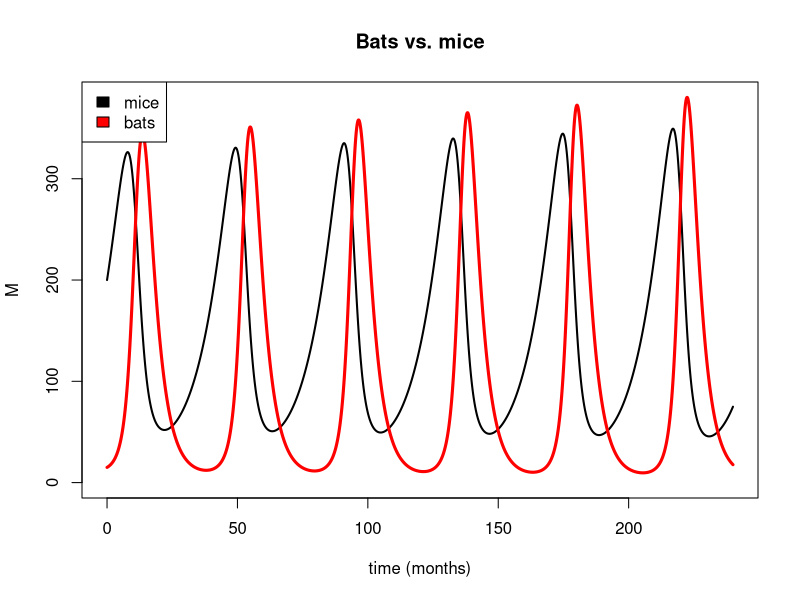

Write R code to recreate this figure.

# Shiflet 4.2 -- Lotka-Volterra predator/prey model

# Set up time. (delta.t and time vector).
delta.t <- 1/30 # months
time <- seq(0,240,delta.t)

# itot() and ttoi() functions (if desired).
itot <- function(i) (i-1)*delta.t + 0
ttoi <- function(t) (t-0)/delta.t + 1

# Simulation parameters (inputs).
bat.birth.rate <- 1.2    # (bats/month)/bat
bat.death.rate <- 1.5    # (bats/month)/bat
mouse.birth.rate <- 1.2  # (mice/month)/mouse
mouse.death.rate <- 1.1  # (mice/month)/mouse
nutrition.factor <- 2    # bats/kill
kill.ratio <- 0.05       # kills/encounter
encounter.freq <- .02    # (encounters/month)/bat*mouse
mice.per.kill <- 1       # mice/kill

# Stocks. (Create a vector and an initial condition for each.)
M <- vector(length=length(time))
M[1] <- 200
B <- vector(length=length(time))
B[1] <- 15

# Simulation loop. 
# For each slice of simulated time,
for (i in 2:length(time)) {

    # Compute the values of all the flows, based on previous stock values.
    mouse.births <- mouse.birth.rate * M[i-1]
    bat.births <- bat.birth.rate * B[i-1]

    encounter.rate <- encounter.freq * M[i-1] * B[i-1]   # enc/month
    kill.rate <- kill.ratio * encounter.rate             # kill/month

    bat.deaths <- bat.death.rate * B[i-1] - nutrition.factor * kill.rate
    mouse.deaths <- mouse.death.rate * M[i-1] + kill.rate * mice.per.kill

    # Compute the values of all the derivatives of the stocks ("primes").
    M.prime <- mouse.births - mouse.deaths
    B.prime <- bat.births - bat.deaths

    # Compute all the new stock values (including any derived stocks).
    M[i] <- M[i-1] + M.prime * delta.t
    B[i] <- B[i-1] + B.prime * delta.t
}

# Plot and analyze.
all.vals <- c(M,B,0)
plot(time,M,type="l",col="black",lwd=2,
    ylim=range(all.vals), xlab="time (months)", main="Bats vs. mice")
lines(time,B,col="red",lwd=3)
legend("topleft",fill=c("black","red"),legend=c("mice","bats"))

cat("The bats got as low as",min(B),"\n")
cat("The mice got as low as",min(M),"\n")
